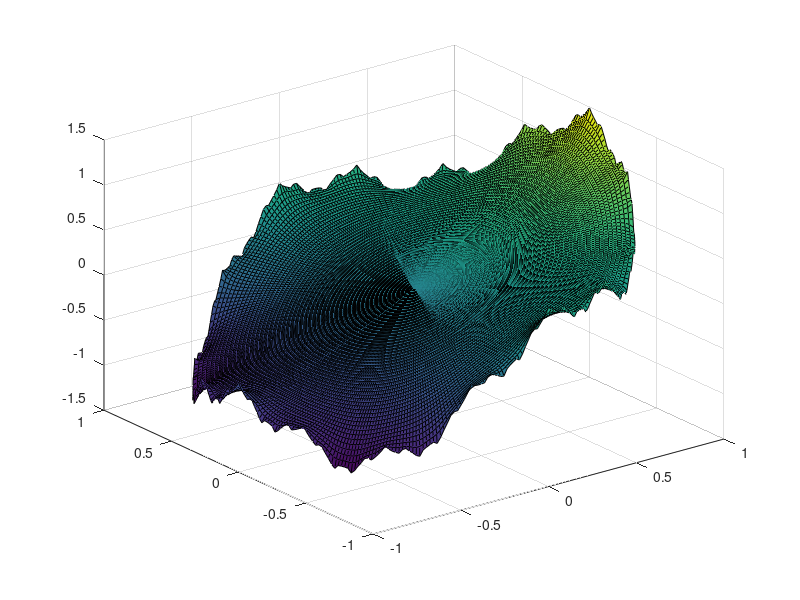

The MATLAB script that drew this image:
% BUMPYBOUNDARY  Generate surface plot of analytic function on disc with
% boundary values that are the nowhere-differentiable function in BUMPY.
% The function is a power series
%                         __
%                        \  | inf
%                f(z) =   >        a_k z^k
%                        /__| k=0
%
% and the surface plot shows the real part  u(x,y).  Note the boundary values
% are thought of as a Fourier series because
%                         __
%                        \  | inf
%   Re f(e^{i theta}) =   >        a_k cos(k theta)
%                        /__| k=0

r = 0:.02:1;
theta = -pi:pi/200:pi;
[RR TH] = meshgrid(r,theta);
ZZ = RR .* exp(i*TH);

A = 4.0;
S = -0.8;

N = 20;
FF = zeros(size(RR));
for m = N:-1:0
  k = A^(N-m);
  ak = A^(S*(N-m));
  % sum  f += a_k z^k  where z = r e^{i theta}
  FF = FF + ak * ZZ.^k;
end

surf(RR.*cos(TH), RR.*sin(TH), real(FF));

%compare plot for sum of  z^k/k:
%surf(RR.*cos(TH), RR.*sin(TH), min(4,-log(abs(1.0-ZZ))));

